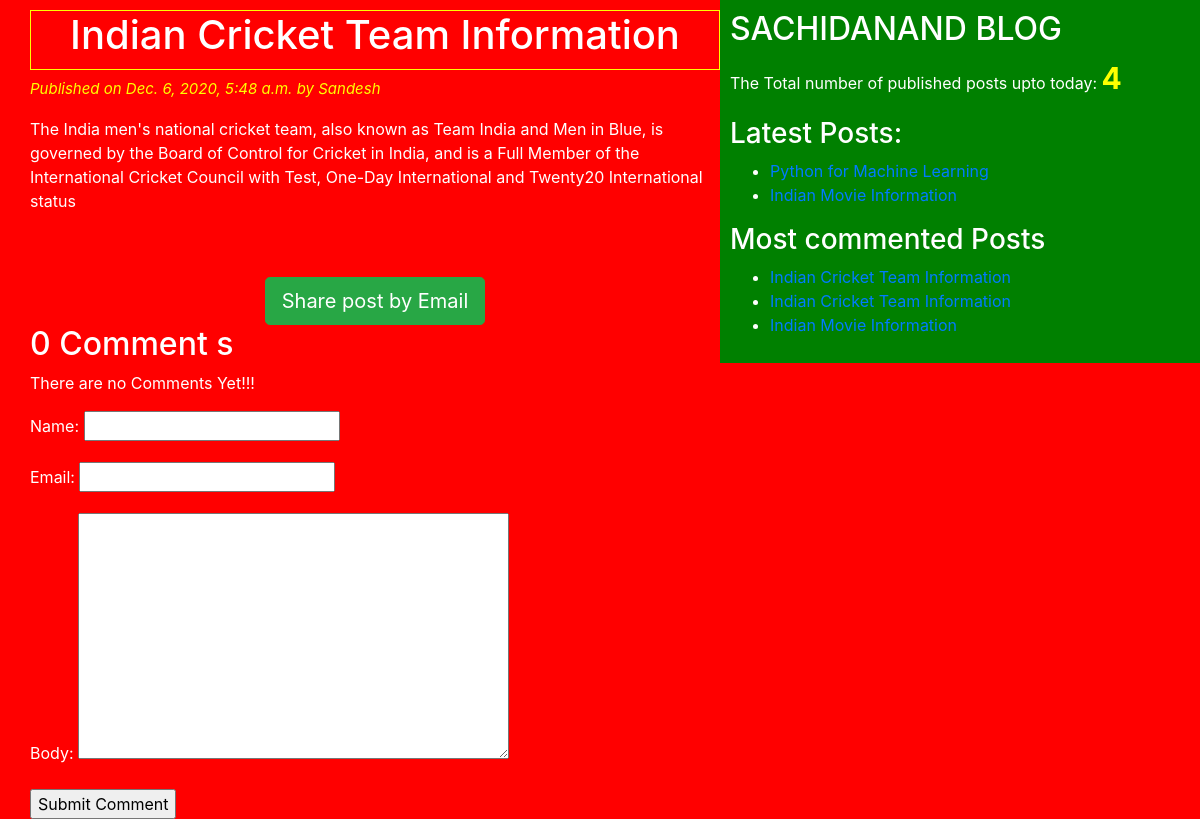
Screenshot of /2020/12/06/India-Cricket-Team-Information/ with the database file from the repository.
### blogapp/models.py (models this page shows, shortened)
class Post(models.Model):
    STATUS_CHOICES=(('draft','Draft'),('published','Published'))
    title = models.CharField(max_length=50)
    slug = models.SlugField(max_length=200,unique_for_date='publish')
    author = models.ForeignKey(User,related_name='blog_posts' ,on_delete=models.CASCADE)
    body = models.TextField()
    publish = models.DateTimeField(default=timezone.now)
    created = models.DateTimeField(auto_now_add=True)
    updated = models.DateTimeField(auto_now=True)
    status = models.CharField(max_length=50,choices=STATUS_CHOICES,default='draft')
    objects=CustomManager()
    tags=TaggableManager()
    class Meta:
    	ordering=('-publish',)
    def get_absolute_url(self):
    	return reverse('post_detail',args=[self.publish.year,self.publish.strftime('%m'),self.publish.strftime('%d'),self.slug])

### blogapp/views.py (the view)
# urls.py: re_path(r'^(?P<year>\d{4})/(?P<month>\d{2})/(?P<day>\d{2})/(?P<post>[-\w]+)/$',views.post_detail_view,name='post_detail'),
def post_detail_view(request,year,month,day,post):
	post = get_object_or_404(Post,slug=post,status='published',publish__year=year,publish__month=month,publish__day=day)
	comments=post.comments.filter(active=True)
	csubmit=False
	if request.method=='POST':
		form=CommentForm(request.POST)
		if form.is_valid():
			new_comment=form.save(commit=False)
			new_comment.post=post
			new_comment.save()
			csubmit=True
	else:
		form=CommentForm()
	my_dict={'post':post,'form':form,'csubmit':csubmit,'comments':comments}
	return render(request=request, template_name='blogapp/post_detail.html',context=my_dict)

### blogapp/forms.py
class CommentForm(forms.ModelForm):
    class Meta:
        model = Comment
        fields = ('name','email','body')

### blogapp/models.py (called while the page is built)
	def get_queryset(self):
		return super().get_queryset().filter(status='published')

### blogapp/templatetags/blog_tags.py (called while the page is built)
@register.simple_tag(name='my_tag')
def total_posts():
	return Post.objects.count()

@register.inclusion_tag('blogapp/latest_posts.html')
def show_latest_posts():
	latest_posts=Post.objects.order_by('-publish')[:2]
	return {'latest_posts':latest_posts}

@register.simple_tag()
def get_most_commented_posts(count=3):
	return Post.objects.annotate(total_comments=Count('comments')).order_by('-total_comments')[:count]

### templates/blogapp/post_detail.html (shortened to what this page needs)
{% extends "blogapp/base.html" %}
{% block content_block %}
	<h1>{{ post.title }}</h1>
	<p id="date">Published on {{post.publish}} by {{ post.author|title }}</p>
		{{ post.body|linebreaks }}
	<br><br>
	<div class="container" align="center">
			<a href="/{{ post.id }}/share" class="btn btn-lg btn-success" target="blank">Share post by Email</a>
	</div>
	{% with comments.count as comments_count  %}
		<h2>{{  comments_count}} Comment {{ comments_count|pluralize }}</h2>
	{% endwith %}
	{% if comments %}
		{% for comment in comments  %}
			<p id='ch'>Comment {{ forloop.counter }} by {{ comment.name }} on {{ comment.created }}</p>
			<div class="cb">
				{{ comment.body|linebreaks }}
			</div>
		{% endfor %}
		<hr><hr>
	{% else %}
		<p>There are no Comments Yet!!!</p>
	{% endif %}
	{% if csubmit %}
		<h2>Your Comment added successfully</h2>
	{% else %}
		<form method="post">
			{{ form.as_p }}
			<input type="submit" name="" value="Submit Comment">
		</form>
	{% endif %}
{% endblock content_block %}

### templates/blogapp/base.html (shortened to what this page needs)
<!DOCTYPE html>
{% load blog_tags %}
{% load static %}
<html lang="en" dir="ltr">
<head>
	<link rel="stylesheet" href="https://cdn.jsdelivr.net/npm/bootstrap@4.5.3/dist/css/bootstrap.min.css">
	<link rel="stylesheet" type="text/css" href="{% static "css/blogapp/blog.css" %}">
</head>
<body>
	<div class="content">
		{% block content_block %}
		{% endblock content_block %}
	</div>
	<div class="sidebar">
		<h2>SACHIDANAND BLOG</h2>
		<p>The Total number of published posts upto today: <span id="pcount">{% my_tag %}</span> </p>
		<h3>Latest Posts:</h3>{% show_latest_posts %}
		<h3>Most commented Posts</h3>
		{% get_most_commented_posts as m_c_p%}
		<ul>
			{% for post in m_c_p %}
			<li><a href="{{ post.get_absolute_url }}">{{ post.title }}</a></li>
			{% endfor %}
		</ul>
	</div>
</body>
</html>

### templates/blogapp/latest_posts.html
<ul>
	{% for post in  latest_posts %}
		<li><a href="{{ post.get_absolute_url }}">{{ post.title }}</a></li>
	{% endfor %}
</ul>

### static/css/blogapp/blog.css (style rules this page uses)
.content { width: 60%; float: left; padding: 10px 0 0 30px; background: red; height: 100%; }
.sidebar { width: 40%; float: right; padding: 10px; background: green; height: 100%; }
h1 { text-align: center; border: 1px solid yellow; padding-bottom: 10px; }
body { color: white; background: red; }
#date { color: yellow; font-size: 15px; font-style: italic; }
#pcount { font-size: 30px; color: yellow; font-weight: bold; }

### rows the page displays
Post: title "Indian Cricket Team Information", publish "Dec. 6, 2020, 5:48 a.m.", author "Sandesh", body "The India men's national cricket team, also known as Team India and Men in Blue, is governed by the Board of Control for Cricket in India, and is a Full Member of the International Cricket Council with Test, One-Day International and Twenty20 International status"
Post: title "Python for Machine Learning"
Post: title "Indian Movie Information"
Post: title "Indian Cricket Team Information"

### other values shown
{{ comments_count }} "0"
